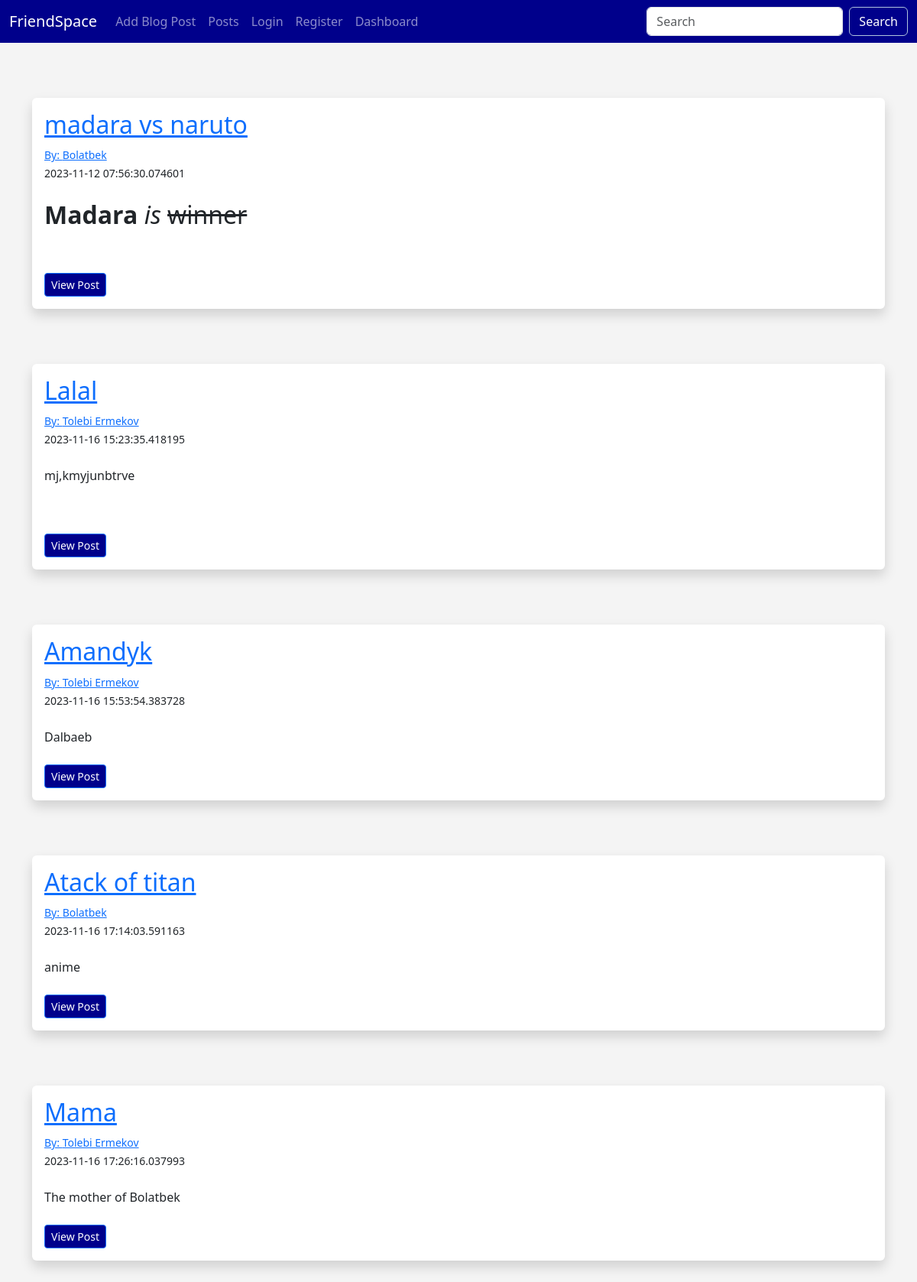
/, run on an earlier commit of the app's database.
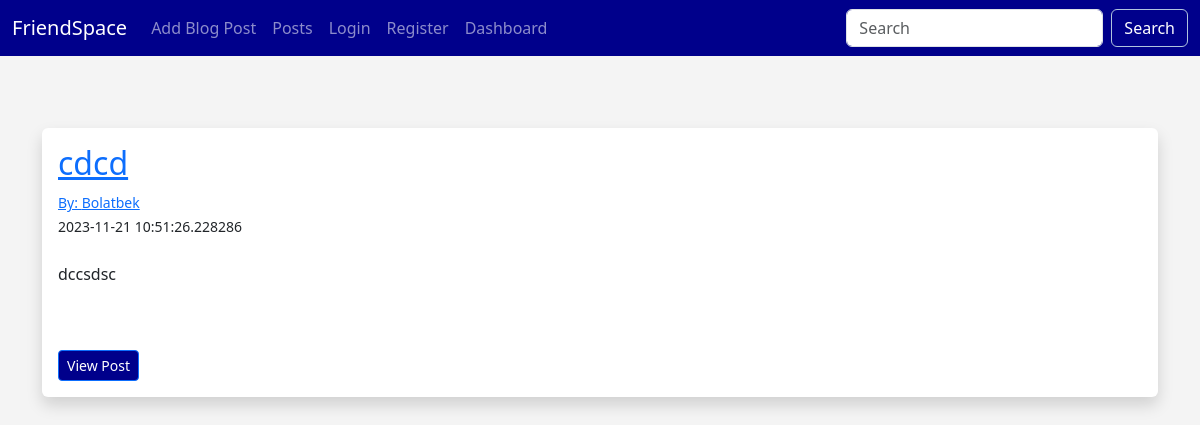
And on a later commit of the database.
### flaskblog/database.py (models this page shows, shortened)
class Posts(db.Model):
    id = db.Column(db.Integer,primary_key=True)
    title = db.Column(db.String(255))
    content = db.Column(db.Text)
    date_posted = db.Column(db.DateTime,default=datetime.utcnow)
    slug = db.Column(db.String(256))
    poster_id = db.Column(db.Integer, db.ForeignKey('users.id'))

class Users(db.Model,UserMixin):
    id = db.Column(db.Integer,primary_key=True,unique=True)
    username = db.Column(db.String(200),nullable=False)
    name = db.Column(db.String(200),nullable=False)
    email = db.Column(db.String(120),nullable=False,unique=True)
    about_author = db.Column(db.Text(500),nullable=True)
    date_added = db.Column(db.DateTime,default=datetime.utcnow)
    profile_pic = db.Column(db.String(200),nullable=True )
    password_hash = db.Column(db.String(130),nullable=False)
    posts = db.relationship('Posts',backref='poster')
    @property
    def password(self):
        raise AttributeError('password is not a readable attribute!')

### flaskblog/main.py (the view)
@app.route("/")
def posts():
    posts = Posts.query.order_by(Posts.date_posted)
    return render_template("posts.html",posts=posts)

### flaskblog/webforms.py
class SearchForm(FlaskForm):
    searched = StringField("Searched",validators=[DataRequired()])
    submit = SubmitField("Submit")

### flaskblog/main.py (called while the page is built)
@app.context_processor
def base():
    form = SearchForm()
    return dict(form=form)

### flaskblog/templates/posts.html (shortened to what this page needs)
{% extends 'base.html' %}
{% block content %}
<br><br>
{% for post in posts %}
    <div class="shadow p-3 mb-5 bg-body rounded">
        <h2><a href="{{ url_for('users_post', id=post.id) }}">{{ post.title }}</a></h2>
        <small>
            {% if post.poster %}
                <a href="{{ url_for('user_posts', user_id=post.poster.id) }}">By: {{ post.poster.name }}</a><br>
            {% else %}
                By: Unknown
            {% endif %}
            {{ post.date_posted }}
        </small><br><br>
        {{ post.content|safe }}<br><br>
        <a href="/posts/{{ post.id }}" class="btn btn-primary btn-sm">View Post</a>
        <br>
    </div>
    <br>
{% endfor %}
{% endblock %}

What changed in the data, as far as the page shows it:
removed Posts: title "madara vs naruto", poster.name "Bolatbek", date_posted "2023-11-12 07:56:30.074601", content "Madara is winner"
removed Posts: title "Lalal", poster.name "Tolebi Ermekov", date_posted "2023-11-16 15:23:35.418195", content "mj,kmyjunbtrve"
removed Posts: title "Amandyk", poster.name "Tolebi Ermekov", date_posted "2023-11-16 15:53:54.383728", content "Dalbaeb"
removed Posts: title "Atack of titan", poster.name "Bolatbek", date_posted "2023-11-16 17:14:03.591163", content "anime"
removed Posts: title "Mama", poster.name "Tolebi Ermekov", date_posted "2023-11-16 17:26:16.037993", content "The mother of Bolatbek"
added Posts: title "cdcd", poster.name "Bolatbek", date_posted "2023-11-21 10:51:26.228286", content "dccsdsc"
